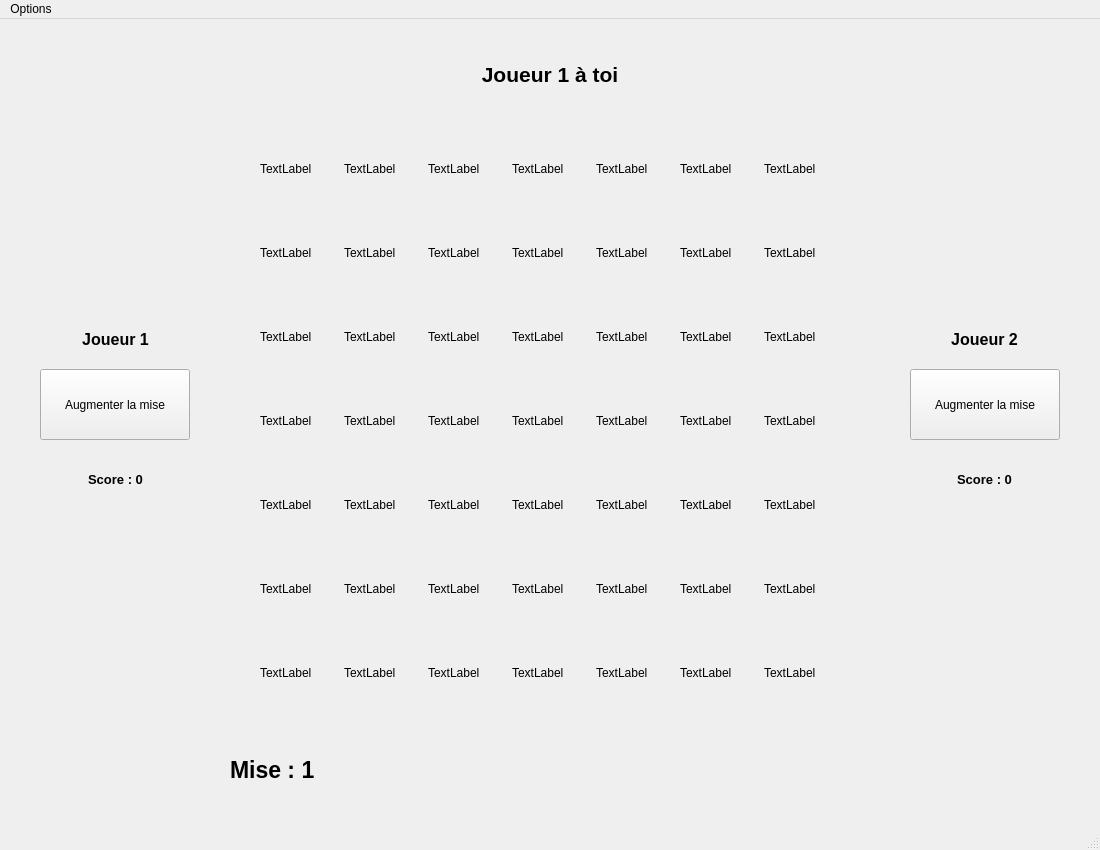
<?xml version="1.0" encoding="UTF-8"?>
<ui version="4.0">
 <class>gameWindow</class>
 <widget class="QMainWindow" name="gameWindow">
  <property name="geometry">
   <rect>
    <x>0</x>
    <y>0</y>
    <width>1100</width>
    <height>850</height>
   </rect>
  </property>
  <property name="minimumSize">
   <size>
    <width>1100</width>
    <height>850</height>
   </size>
  </property>
  <property name="maximumSize">
   <size>
    <width>1100</width>
    <height>850</height>
   </size>
  </property>
  <property name="windowTitle">
   <string>Jeu de Tong</string>
  </property>
  <property name="windowIcon">
   <iconset>
    <normaloff>cameleon.jpg</normaloff>cameleon.jpg</iconset>
  </property>
  <widget class="QWidget" name="centralwidget">
   <widget class="QWidget" name="gridWidget" native="true">
    <property name="geometry">
     <rect>
      <x>260</x>
      <y>110</y>
      <width>586</width>
      <height>586</height>
     </rect>
    </property>
    <layout class="QGridLayout" name="gridLayout">
     <property name="spacing">
      <number>4</number>
     </property>
     <item row="3" column="3">
      <widget class="QLabel" name="label_25">
       <property name="cursor">
        <cursorShape>PointingHandCursor</cursorShape>
       </property>
       <property name="text">
        <string>TextLabel</string>
       </property>
      </widget>
     </item>
     <item row="6" column="6">
      <widget class="QLabel" name="label_49">
       <property name="text">
        <string>TextLabel</string>
       </property>
      </widget>
     </item>
     <item row="1" column="2">
      <widget class="QLabel" name="label_10">
       <property name="minimumSize">
        <size>
         <width>80</width>
         <height>80</height>
        </size>
       </property>
       <property name="maximumSize">
        <size>
         <width>80</width>
         <height>80</height>
        </size>
       </property>
       <property name="cursor">
        <cursorShape>PointingHandCursor</cursorShape>
       </property>
       <property name="text">
        <string>TextLabel</string>
       </property>
      </widget>
     </item>
     <item row="3" column="1">
      <widget class="QLabel" name="label_23">
       <property name="minimumSize">
        <size>
         <width>80</width>
         <height>80</height>
        </size>
       </property>
       <property name="maximumSize">
        <size>
         <width>80</width>
         <height>80</height>
        </size>
       </property>
       <property name="cursor">
        <cursorShape>PointingHandCursor</cursorShape>
       </property>
       <property name="text">
        <string>TextLabel</string>
       </property>
      </widget>
     </item>
     <item row="6" column="0">
      <widget class="QLabel" name="label_43">
       <property name="minimumSize">
        <size>
         <width>80</width>
         <height>80</height>
        </size>
       </property>
       <property name="maximumSize">
        <size>
         <width>80</width>
         <height>80</height>
        </size>
       </property>
       <property name="text">
        <string>TextLabel</string>
       </property>
      </widget>
     </item>
     <item row="4" column="0">
      <widget class="QLabel" name="label_29">
       <property name="minimumSize">
        <size>
         <width>80</width>
         <height>80</height>
        </size>
       </property>
       <property name="maximumSize">
        <size>
         <width>80</width>
         <height>80</height>
        </size>
       </property>
       <property name="text">
        <string>TextLabel</string>
       </property>
      </widget>
     </item>
     <item row="5" column="5">
      <widget class="QLabel" name="label_41">
       <property name="cursor">
        <cursorShape>PointingHandCursor</cursorShape>
       </property>
       <property name="text">
        <string>TextLabel</string>
       </property>
      </widget>
     </item>
     <item row="2" column="5">
      <widget class="QLabel" name="label_20">
       <property name="minimumSize">
        <size>
         <width>80</width>
         <height>80</height>
        </size>
       </property>
       <property name="maximumSize">
        <size>
         <width>80</width>
         <height>80</height>
        </size>
       </property>
       <property name="cursor">
        <cursorShape>PointingHandCursor</cursorShape>
       </property>
       <property name="text">
        <string>TextLabel</string>
       </property>
      </widget>
     </item>
     <item row="1" column="0">
      <widget class="QLabel" name="label_8">
       <property name="minimumSize">
        <size>
         <width>80</width>
         <height>80</height>
        </size>
       </property>
       <property name="maximumSize">
        <size>
         <width>80</width>
         <height>80</height>
        </size>
       </property>
       <property name="text">
        <string>TextLabel</string>
       </property>
      </widget>
     </item>
     <item row="0" column="0">
      <widget class="QLabel" name="label_1">
       <property name="minimumSize">
        <size>
         <width>80</width>
         <height>80</height>
        </size>
       </property>
       <property name="maximumSize">
        <size>
         <width>80</width>
         <height>80</height>
        </size>
       </property>
       <property name="text">
        <string>TextLabel</string>
       </property>
      </widget>
     </item>
     <item row="1" column="6">
      <widget class="QLabel" name="label_14">
       <property name="minimumSize">
        <size>
         <width>80</width>
         <height>80</height>
        </size>
       </property>
       <property name="maximumSize">
        <size>
         <width>80</width>
         <height>80</height>
        </size>
       </property>
       <property name="text">
        <string>TextLabel</string>
       </property>
      </widget>
     </item>
     <item row="4" column="6">
      <widget class="QLabel" name="label_35">
       <property name="text">
        <string>TextLabel</string>
       </property>
      </widget>
     </item>
     <item row="1" column="4">
      <widget class="QLabel" name="label_12">
       <property name="minimumSize">
        <size>
         <width>80</width>
         <height>80</height>
        </size>
       </property>
       <property name="maximumSize">
        <size>
         <width>80</width>
         <height>80</height>
        </size>
       </property>
       <property name="cursor">
        <cursorShape>PointingHandCursor</cursorShape>
       </property>
       <property name="text">
        <string>TextLabel</string>
       </property>
      </widget>
     </item>
     <item row="3" column="4">
      <widget class="QLabel" name="label_26">
       <property name="cursor">
        <cursorShape>PointingHandCursor</cursorShape>
       </property>
       <property name="text">
        <string>TextLabel</string>
       </property>
      </widget>
     </item>
     <item row="1" column="1">
      <widget class="QLabel" name="label_9">
       <property name="minimumSize">
        <size>
         <width>80</width>
         <height>80</height>
        </size>
       </property>
       <property name="maximumSize">
        <size>
         <width>80</width>
         <height>80</height>
        </size>
       </property>
       <property name="cursor">
        <cursorShape>PointingHandCursor</cursorShape>
       </property>
       <property name="text">
        <string>TextLabel</string>
       </property>
      </widget>
     </item>
     <item row="5" column="0">
      <widget class="QLabel" name="label_36">
       <property name="minimumSize">
        <size>
         <width>80</width>
         <height>80</height>
        </size>
       </property>
       <property name="maximumSize">
        <size>
         <width>80</width>
         <height>80</height>
        </size>
       </property>
       <property name="text">
        <string>TextLabel</string>
       </property>
      </widget>
     </item>
     <item row="2" column="1">
      <widget class="QLabel" name="label_16">
       <property name="minimumSize">
        <size>
         <width>80</width>
         <height>80</height>
        </size>
       </property>
       <property name="maximumSize">
        <size>
         <width>80</width>
         <height>80</height>
        </size>
       </property>
       <property name="cursor">
        <cursorShape>PointingHandCursor</cursorShape>
       </property>
       <property name="text">
        <string>TextLabel</string>
       </property>
      </widget>
     </item>
     <item row="5" column="6">
      <widget class="QLabel" name="label_42">
       <property name="text">
        <string>TextLabel</string>
       </property>
      </widget>
     </item>
     <item row="4" column="4">
      <widget class="QLabel" name="label_33">
       <property name="cursor">
        <cursorShape>PointingHandCursor</cursorShape>
       </property>
       <property name="text">
        <string>TextLabel</string>
       </property>
      </widget>
     </item>
     <item row="2" column="4">
      <widget class="QLabel" name="label_19">
       <property name="minimumSize">
        <size>
         <width>80</width>
         <height>80</height>
        </size>
       </property>
       <property name="maximumSize">
        <size>
         <width>80</width>
         <height>80</height>
        </size>
       </property>
       <property name="cursor">
        <cursorShape>PointingHandCursor</cursorShape>
       </property>
       <property name="text">
        <string>TextLabel</string>
       </property>
      </widget>
     </item>
     <item row="0" column="6">
      <widget class="QLabel" name="label_7">
       <property name="minimumSize">
        <size>
         <width>80</width>
         <height>80</height>
        </size>
       </property>
       <property name="maximumSize">
        <size>
         <width>80</width>
         <height>80</height>
        </size>
       </property>
       <property name="text">
        <string>TextLabel</string>
       </property>
      </widget>
     </item>
     <item row="0" column="5">
      <widget class="QLabel" name="label_6">
       <property name="minimumSize">
        <size>
         <width>80</width>
         <height>80</height>
        </size>
       </property>
       <property name="maximumSize">
        <size>
         <width>80</width>
         <height>80</height>
        </size>
       </property>
       <property name="text">
        <string>TextLabel</string>
       </property>
      </widget>
     </item>
     <item row="6" column="5">
      <widget class="QLabel" name="label_48">
       <property name="text">
        <string>TextLabel</string>
       </property>
      </widget>
     </item>
     <item row="3" column="0">
      <widget class="QLabel" name="label_22">
       <property name="minimumSize">
        <size>
         <width>80</width>
         <height>80</height>
        </size>
       </property>
       <property name="maximumSize">
        <size>
         <width>80</width>
         <height>80</height>
        </size>
       </property>
       <property name="text">
        <string>TextLabel</string>
       </property>
      </widget>
     </item>
     <item row="5" column="4">
      <widget class="QLabel" name="label_40">
       <property name="cursor">
        <cursorShape>PointingHandCursor</cursorShape>
       </property>
       <property name="text">
        <string>TextLabel</string>
       </property>
      </widget>
     </item>
     <item row="6" column="4">
      <widget class="QLabel" name="label_47">
       <property name="text">
        <string>TextLabel</string>
       </property>
      </widget>
     </item>
     <item row="4" column="5">
      <widget class="QLabel" name="label_34">
       <property name="cursor">
        <cursorShape>PointingHandCursor</cursorShape>
       </property>
       <property name="text">
        <string>TextLabel</string>
       </property>
      </widget>
     </item>
     <item row="4" column="2">
      <widget class="QLabel" name="label_31">
       <property name="cursor">
        <cursorShape>PointingHandCursor</cursorShape>
       </property>
       <property name="text">
        <string>TextLabel</string>
       </property>
      </widget>
     </item>
     <item row="6" column="3">
      <widget class="QLabel" name="label_46">
       <property name="text">
        <string>TextLabel</string>
       </property>
      </widget>
     </item>
     <item row="5" column="1">
      <widget class="QLabel" name="label_37">
       <property name="cursor">
        <cursorShape>PointingHandCursor</cursorShape>
       </property>
       <property name="text">
        <string>TextLabel</string>
       </property>
      </widget>
     </item>
     <item row="5" column="3">
      <widget class="QLabel" name="label_39">
       <property name="cursor">
        <cursorShape>PointingHandCursor</cursorShape>
       </property>
       <property name="text">
        <string>TextLabel</string>
       </property>
      </widget>
     </item>
     <item row="1" column="3">
      <widget class="QLabel" name="label_11">
       <property name="minimumSize">
        <size>
         <width>80</width>
         <height>80</height>
        </size>
       </property>
       <property name="maximumSize">
        <size>
         <width>80</width>
         <height>80</height>
        </size>
       </property>
       <property name="cursor">
        <cursorShape>PointingHandCursor</cursorShape>
       </property>
       <property name="text">
        <string>TextLabel</string>
       </property>
      </widget>
     </item>
     <item row="3" column="5">
      <widget class="QLabel" name="label_27">
       <property name="cursor">
        <cursorShape>PointingHandCursor</cursorShape>
       </property>
       <property name="text">
        <string>TextLabel</string>
       </property>
      </widget>
     </item>
     <item row="2" column="0">
      <widget class="QLabel" name="label_15">
       <property name="minimumSize">
        <size>
         <width>80</width>
         <height>80</height>
        </size>
       </property>
       <property name="maximumSize">
        <size>
         <width>80</width>
         <height>80</height>
        </size>
       </property>
       <property name="text">
        <string>TextLabel</string>
       </property>
      </widget>
     </item>
     <item row="0" column="3">
      <widget class="QLabel" name="label_4">
       <property name="minimumSize">
        <size>
         <width>80</width>
         <height>80</height>
        </size>
       </property>
       <property name="maximumSize">
        <size>
         <width>80</width>
         <height>80</height>
        </size>
       </property>
       <property name="text">
        <string>TextLabel</string>
       </property>
      </widget>
     </item>
     <item row="0" column="2">
      <widget class="QLabel" name="label_3">
       <property name="minimumSize">
        <size>
         <width>80</width>
         <height>80</height>
        </size>
       </property>
       <property name="maximumSize">
        <size>
         <width>80</width>
         <height>80</height>
        </size>
       </property>
       <property name="text">
        <string>TextLabel</string>
       </property>
      </widget>
     </item>
     <item row="6" column="2">
      <widget class="QLabel" name="label_45">
       <property name="text">
        <string>TextLabel</string>
       </property>
      </widget>
     </item>
     <item row="4" column="3">
      <widget class="QLabel" name="label_32">
       <property name="cursor">
        <cursorShape>PointingHandCursor</cursorShape>
       </property>
       <property name="text">
        <string>TextLabel</string>
       </property>
      </widget>
     </item>
     <item row="5" column="2">
      <widget class="QLabel" name="label_38">
       <property name="cursor">
        <cursorShape>PointingHandCursor</cursorShape>
       </property>
       <property name="text">
        <string>TextLabel</string>
       </property>
      </widget>
     </item>
     <item row="1" column="5">
      <widget class="QLabel" name="label_13">
       <property name="minimumSize">
        <size>
         <width>80</width>
         <height>80</height>
        </size>
       </property>
       <property name="maximumSize">
        <size>
         <width>80</width>
         <height>80</height>
        </size>
       </property>
       <property name="cursor">
        <cursorShape>PointingHandCursor</cursorShape>
       </property>
       <property name="text">
        <string>TextLabel</string>
       </property>
      </widget>
     </item>
     <item row="2" column="2">
      <widget class="QLabel" name="label_17">
       <property name="minimumSize">
        <size>
         <width>80</width>
         <height>80</height>
        </size>
       </property>
       <property name="maximumSize">
        <size>
         <width>80</width>
         <height>80</height>
        </size>
       </property>
       <property name="cursor">
        <cursorShape>PointingHandCursor</cursorShape>
       </property>
       <property name="text">
        <string>TextLabel</string>
       </property>
      </widget>
     </item>
     <item row="2" column="6">
      <widget class="QLabel" name="label_21">
       <property name="minimumSize">
        <size>
         <width>80</width>
         <height>80</height>
        </size>
       </property>
       <property name="maximumSize">
        <size>
         <width>80</width>
         <height>80</height>
        </size>
       </property>
       <property name="text">
        <string>TextLabel</string>
       </property>
      </widget>
     </item>
     <item row="3" column="6">
      <widget class="QLabel" name="label_28">
       <property name="text">
        <string>TextLabel</string>
       </property>
      </widget>
     </item>
     <item row="2" column="3">
      <widget class="QLabel" name="label_18">
       <property name="minimumSize">
        <size>
         <width>80</width>
         <height>80</height>
        </size>
       </property>
       <property name="maximumSize">
        <size>
         <width>80</width>
         <height>80</height>
        </size>
       </property>
       <property name="cursor">
        <cursorShape>PointingHandCursor</cursorShape>
       </property>
       <property name="text">
        <string>TextLabel</string>
       </property>
      </widget>
     </item>
     <item row="6" column="1">
      <widget class="QLabel" name="label_44">
       <property name="text">
        <string>TextLabel</string>
       </property>
      </widget>
     </item>
     <item row="3" column="2">
      <widget class="QLabel" name="label_24">
       <property name="cursor">
        <cursorShape>PointingHandCursor</cursorShape>
       </property>
       <property name="text">
        <string>TextLabel</string>
       </property>
      </widget>
     </item>
     <item row="0" column="4">
      <widget class="QLabel" name="label_5">
       <property name="minimumSize">
        <size>
         <width>80</width>
         <height>80</height>
        </size>
       </property>
       <property name="maximumSize">
        <size>
         <width>80</width>
         <height>80</height>
        </size>
       </property>
       <property name="text">
        <string>TextLabel</string>
       </property>
      </widget>
     </item>
     <item row="0" column="1">
      <widget class="QLabel" name="label_2">
       <property name="minimumSize">
        <size>
         <width>80</width>
         <height>80</height>
        </size>
       </property>
       <property name="maximumSize">
        <size>
         <width>80</width>
         <height>80</height>
        </size>
       </property>
       <property name="text">
        <string>TextLabel</string>
       </property>
      </widget>
     </item>
     <item row="4" column="1">
      <widget class="QLabel" name="label_30">
       <property name="cursor">
        <cursorShape>PointingHandCursor</cursorShape>
       </property>
       <property name="text">
        <string>TextLabel</string>
       </property>
      </widget>
     </item>
    </layout>
   </widget>
   <widget class="QLabel" name="indic">
    <property name="geometry">
     <rect>
      <x>255</x>
      <y>20</y>
      <width>590</width>
      <height>71</height>
     </rect>
    </property>
    <property name="font">
     <font>
      <pointsize>16</pointsize>
      <weight>75</weight>
      <bold>true</bold>
     </font>
    </property>
    <property name="text">
     <string>Joueur 1 à toi</string>
    </property>
    <property name="alignment">
     <set>Qt::AlignCenter</set>
    </property>
   </widget>
   <widget class="QLabel" name="affichage_mise">
    <property name="geometry">
     <rect>
      <x>230</x>
      <y>730</y>
      <width>231</width>
      <height>41</height>
     </rect>
    </property>
    <property name="font">
     <font>
      <pointsize>17</pointsize>
      <weight>75</weight>
      <bold>true</bold>
     </font>
    </property>
    <property name="text">
     <string>Mise : 1</string>
    </property>
    <property name="alignment">
     <set>Qt::AlignLeading|Qt::AlignLeft|Qt::AlignVCenter</set>
    </property>
   </widget>
   <widget class="QPushButton" name="mise_j1">
    <property name="geometry">
     <rect>
      <x>40</x>
      <y>350</y>
      <width>150</width>
      <height>71</height>
     </rect>
    </property>
    <property name="font">
     <font>
      <weight>50</weight>
      <bold>false</bold>
     </font>
    </property>
    <property name="text">
     <string>Augmenter la mise</string>
    </property>
   </widget>
   <widget class="QPushButton" name="mise_j2">
    <property name="geometry">
     <rect>
      <x>910</x>
      <y>350</y>
      <width>150</width>
      <height>71</height>
     </rect>
    </property>
    <property name="font">
     <font>
      <weight>50</weight>
      <bold>false</bold>
     </font>
    </property>
    <property name="text">
     <string>Augmenter la mise</string>
    </property>
   </widget>
   <widget class="QLabel" name="nom_j1">
    <property name="geometry">
     <rect>
      <x>20</x>
      <y>300</y>
      <width>191</width>
      <height>41</height>
     </rect>
    </property>
    <property name="font">
     <font>
      <pointsize>12</pointsize>
      <weight>75</weight>
      <bold>true</bold>
      <underline>false</underline>
     </font>
    </property>
    <property name="text">
     <string>&lt;html&gt;&lt;head/&gt;&lt;body&gt;&lt;p&gt;&lt;span style=&quot; color:#000000;&quot;&gt;Joueur 1&lt;/span&gt;&lt;/p&gt;&lt;/body&gt;&lt;/html&gt;</string>
    </property>
    <property name="alignment">
     <set>Qt::AlignCenter</set>
    </property>
   </widget>
   <widget class="QLabel" name="nom_j2">
    <property name="geometry">
     <rect>
      <x>889</x>
      <y>300</y>
      <width>191</width>
      <height>41</height>
     </rect>
    </property>
    <property name="font">
     <font>
      <pointsize>12</pointsize>
      <weight>75</weight>
      <bold>true</bold>
      <kerning>true</kerning>
     </font>
    </property>
    <property name="text">
     <string>Joueur 2</string>
    </property>
    <property name="alignment">
     <set>Qt::AlignCenter</set>
    </property>
   </widget>
   <widget class="QLabel" name="score_j1">
    <property name="geometry">
     <rect>
      <x>20</x>
      <y>440</y>
      <width>191</width>
      <height>41</height>
     </rect>
    </property>
    <property name="font">
     <font>
      <pointsize>10</pointsize>
      <weight>75</weight>
      <bold>true</bold>
     </font>
    </property>
    <property name="text">
     <string>Score : 0</string>
    </property>
    <property name="alignment">
     <set>Qt::AlignCenter</set>
    </property>
   </widget>
   <widget class="QLabel" name="score_j2">
    <property name="geometry">
     <rect>
      <x>889</x>
      <y>440</y>
      <width>191</width>
      <height>41</height>
     </rect>
    </property>
    <property name="font">
     <font>
      <pointsize>10</pointsize>
      <weight>75</weight>
      <bold>true</bold>
     </font>
    </property>
    <property name="text">
     <string>Score : 0</string>
    </property>
    <property name="alignment">
     <set>Qt::AlignCenter</set>
    </property>
   </widget>
   <widget class="QLabel" name="info">
    <property name="geometry">
     <rect>
      <x>850</x>
      <y>30</y>
      <width>221</width>
      <height>41</height>
     </rect>
    </property>
    <property name="font">
     <font>
      <pointsize>7</pointsize>
     </font>
    </property>
    <property name="text">
     <string/>
    </property>
   </widget>
   <widget class="QLabel" name="topic">
    <property name="geometry">
     <rect>
      <x>490</x>
      <y>730</y>
      <width>591</width>
      <height>41</height>
     </rect>
    </property>
    <property name="font">
     <font>
      <pointsize>12</pointsize>
      <weight>75</weight>
      <bold>true</bold>
     </font>
    </property>
    <property name="text">
     <string/>
    </property>
    <property name="alignment">
     <set>Qt::AlignCenter</set>
    </property>
   </widget>
   <widget class="QLabel" name="jeton_j1">
    <property name="geometry">
     <rect>
      <x>80</x>
      <y>510</y>
      <width>81</width>
      <height>79</height>
     </rect>
    </property>
    <property name="text">
     <string/>
    </property>
   </widget>
   <widget class="QLabel" name="jeton_j2">
    <property name="geometry">
     <rect>
      <x>940</x>
      <y>520</y>
      <width>81</width>
      <height>79</height>
     </rect>
    </property>
    <property name="text">
     <string/>
    </property>
   </widget>
  </widget>
  <widget class="QMenuBar" name="menubar">
   <property name="geometry">
    <rect>
     <x>0</x>
     <y>0</y>
     <width>1100</width>
     <height>18</height>
    </rect>
   </property>
   <widget class="QMenu" name="menuOptions">
    <property name="title">
     <string>Options</string>
    </property>
    <addaction name="actionRetour_menu"/>
    <addaction name="actionSauvegarder_et_quitter"/>
   </widget>
   <addaction name="menuOptions"/>
  </widget>
  <widget class="QStatusBar" name="statusbar"/>
  <action name="actionRetour_menu">
   <property name="text">
    <string>Retour menu</string>
   </property>
  </action>
  <action name="actionSauvegarder_et_quitter">
   <property name="text">
    <string>Sauvegarder et quitter</string>
   </property>
  </action>
 </widget>
 <resources/>
 <connections/>
</ui>
